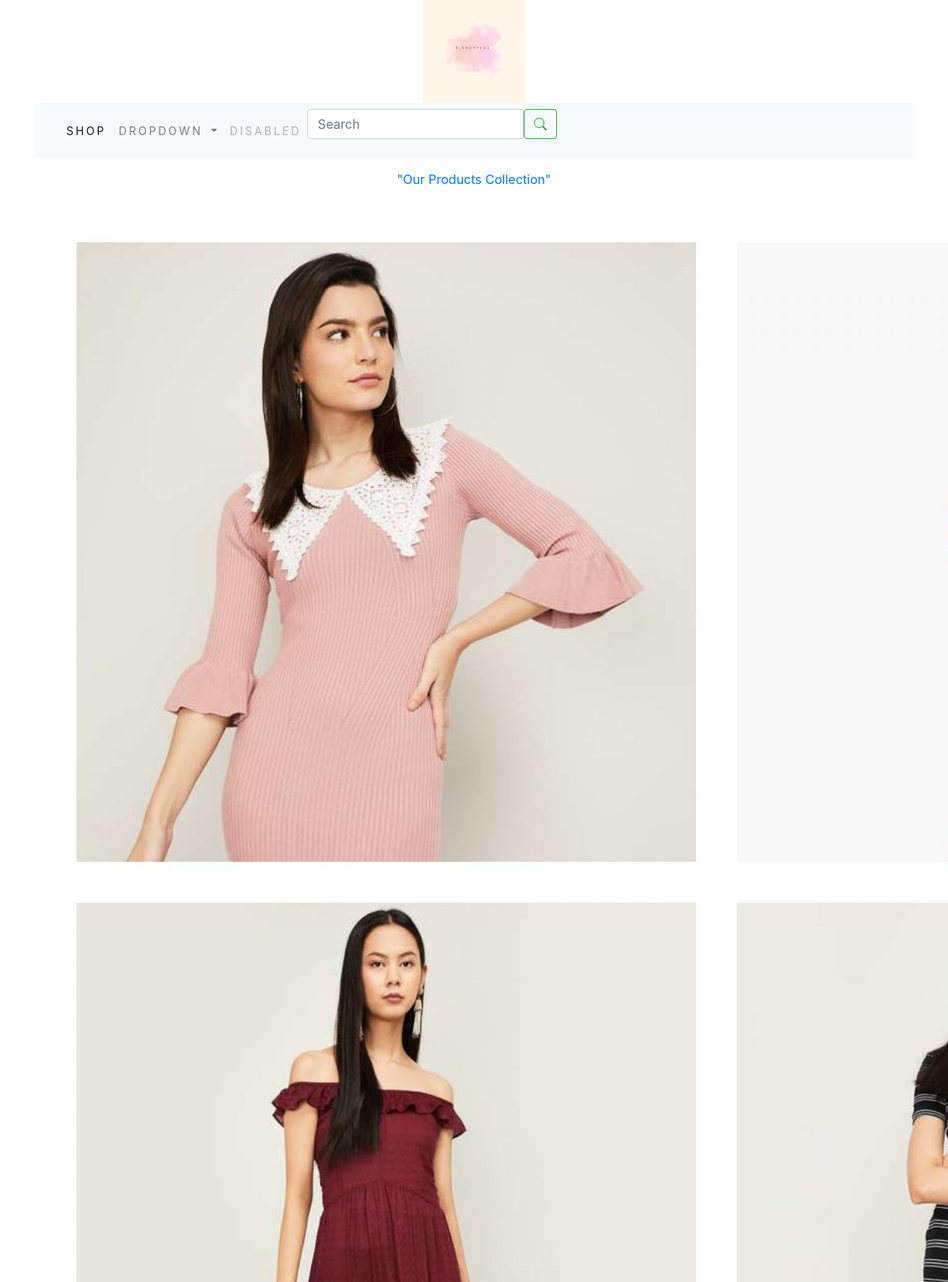
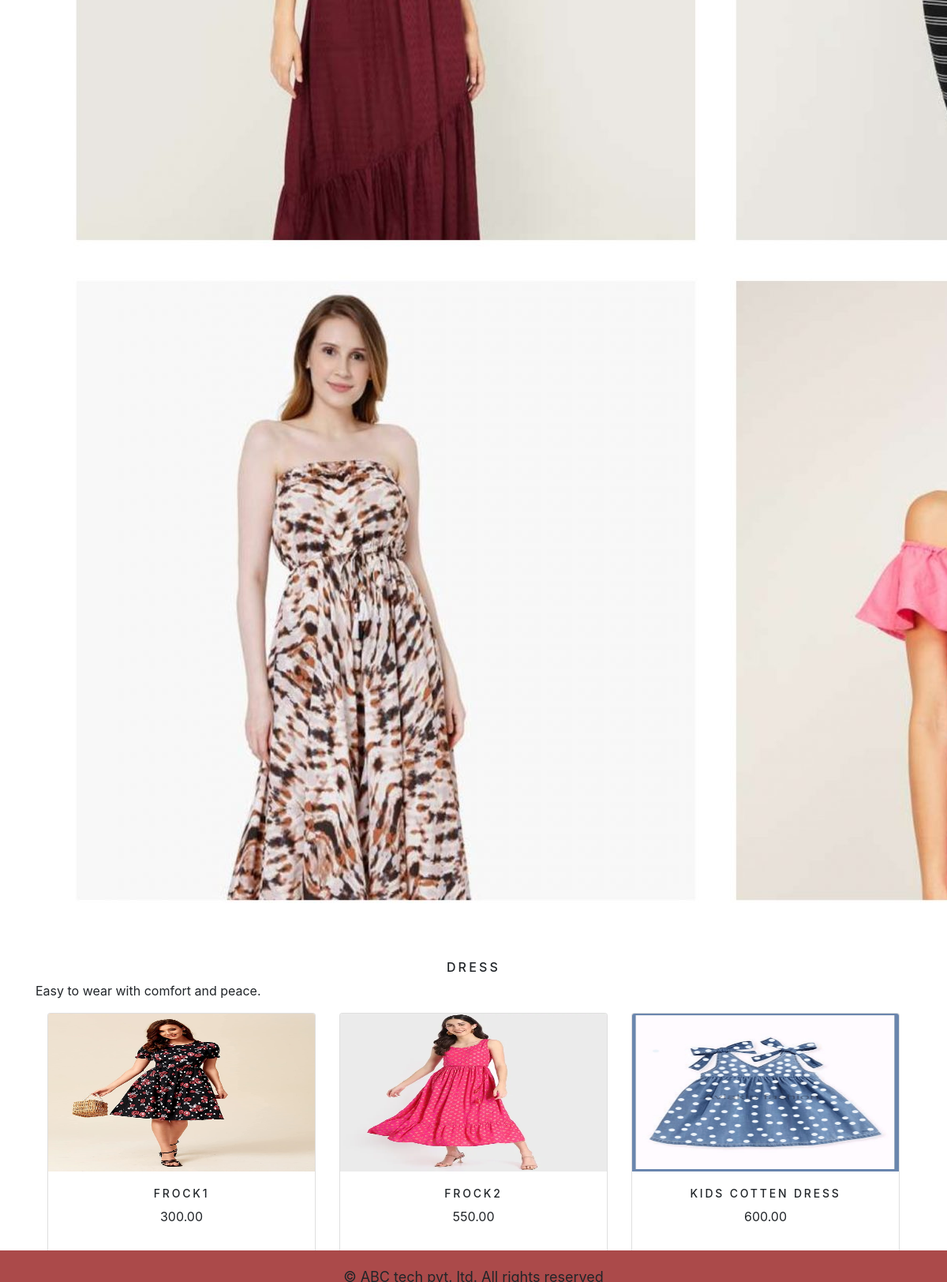
The app's page /shopapp/dress/, older data (2 pictures, top to bottom).
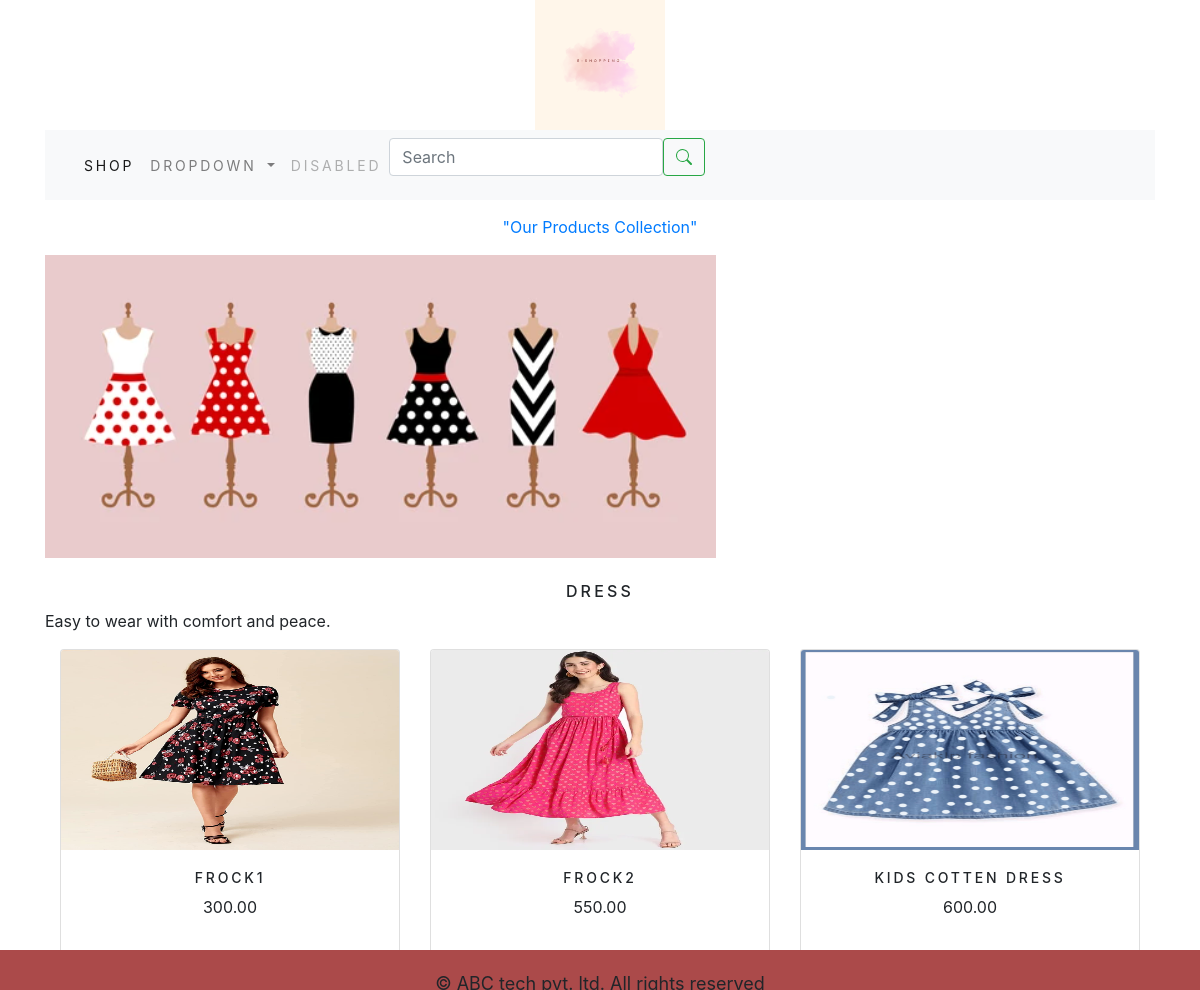
The same page, newer data.
### shopapp/models.py (models this page shows, shortened)
class Category(models.Model):
    name=models.CharField(max_length=250,unique=True)
    slug=models.SlugField(max_length=250,unique=True)
    description=models.TextField(blank=True)
    image=models.ImageField(upload_to='category',blank=True)
    class Meta:
        ordering=('name',)
        verbose_name='category'
        verbose_name_plural='categories'
    def get_url(self):
        return reverse('shopapp:products_by_category',args=[self.slug])

class Product(models.Model):
    name=models.CharField(max_length=250,unique=True)
    slug=models.SlugField(max_length=250,unique=True)
    description=models.TextField(blank=True)
    price=models.DecimalField(max_digits=10,decimal_places=2)
    category=models.ForeignKey(Category,on_delete=models.CASCADE)
    image=models.ImageField(upload_to='product',blank=True)
    stock=models.IntegerField()
    available=models.BooleanField(default=True)
    created=models.DateTimeField(auto_now_add=True)
    updated=models.DateTimeField(auto_now=True)
    def get_url(self):
        return reverse('shopapp:prodCatdetail',args=[self.category.slug,self.slug])
    class Meta:
        ordering=('name',)
        verbose_name='product'
        verbose_name_plural='products'
    def __str__(self):
        return '{}' .format(self.name)

### shopapp/views.py (the view)
# urls.py: path('',views.allProdCat,name='allProdCat'),
def allProdCat(request,c_slug=None):
    c_page=None
    products_list=None
    if c_slug!=None:
        c_page=get_object_or_404(Category,slug=c_slug)
        products_list=Product.objects.all().filter(category=c_page,available=True)
    else:
        products_list=Product.objects.all().filter(available=True)
    paginator=Paginator(products_list,6)
    try:
        page=int(request.GET.get('page','1'))
    except:
        page=1
    try:
        products=paginator.page(page)
    except (EmptyPage,InvalidPage) :
        products=paginator.page(paginator.num_pages)
    print("pr",products_list)
    return render(request,"category.html",{'category':c_page,'products':products})

### cart/context_processors.py (called while the page is built)
def counter(request):
    item_count=0
    if 'admin' in request.path:
        return {}
    else:
        try:
            cart=Cart.objects.filter(cart_id=_cart_id(request))
            cart_items=CartItem.objects.all().filter(cart=cart[:1])
            for cart_item in cart_items:
                item_count += cart_item.quantity
        except Cart.DoesNotExist:
            item_count =0
    return dict(item_count=item_count)

### cart/views.py (called while the page is built)
def _cart_id(request):
    Cart=request.session.session_key
    if not Cart:
        Cart=request.session.create()
    return Cart

### shopapp/context_processors.py (called while the page is built)
def menu_links(request):
    links=Category.objects.all()
    return dict(links=links)

### templates/category.html (shortened to what this page needs)
{% extends 'base.html' %}
{% load static %}
{% block content %}
{% if category %}
    <div>
        <div class="row my_row_class">
            <div class="mx-auto">
            <p><a href="{% url 'shopapp:allProdCat' %}">"Our Products Collection"</a></p>
        </div>
    </div>
    </div>
    {% endif %}
    <div class="mx-auto">
        {% if category %}
        <img  src="{{category.image.url}}" alt="{{category.name}}">
    </div>
        <br>
        <div>
            <h2 class="text-center my_title">{{category.name}}</h2>
            <p class="text-justify">{{category.description}}</p>
        </div>
                     {% endif %}
                            <div class="container">
                                <div class="row mx_auto">
                                    {% for product in products.object_list %}
                                    <div class="my_bottom_margin col-9 col-sm-10 col-md-4 col-md-8 col-lg-4 ">
                                        <div class="card text-center" style="min-width:18rem;">
                                            <a href="{{product.get_url}}"><img class="card-img-top my_image" src="{{product.image.url}}" alt="{{product.name}}"></a>
                                            <div class="card-body">
                                                <h4>{{product.name}}</h4>
                                                <p>{{product.price}}</p>
                                            </div>
                                        </div>
                                    </div>
                                    {% endfor %}
                                </div>
                            </div>
                                <br>
                            </div>
                                {% endblock %}

### templates/base.html (shortened to what this page needs)
{% load static %}
<html>
    <head>
        <link rel="stylesheet" href="{% static 'css/custom.css' %}">
         <link href="{% static 'css/bootstrap.min.css' %}" rel="stylesheet" >
    </head>
    <body>
        <div class="container">
        {% include 'header.html' %}
        {% include 'navbar.html' %}
        {% block content %}
        {% endblock %}
        {% include 'footer.html' %}
    </body>
</html>

### templates/header.html
{% load static %}
<header>
    <div style="text-align:center;">
       <a href="{% url 'shopapp:allProdCat' %}"></a> <img src="{% static 'images/logo.png' %}" alt="logimage" width="130px" height="130px">
    </div>
</header>

### templates/navbar.html (shortened to what this page needs)
<nav class="navbar navbar-expand-lg navbar-light bg-light">
  <div class="container-fluid">
    <div class="collapse navbar-collapse" id="navbarSupportedContent">
      <ul class="navbar-nav me-auto mb-2 mb-lg-0">
        <li class="nav-item">
          <a class="nav-link active" aria-current="page" href="#">Shop</a>
        </li>
        <li class="nav-item dropdown">
          <a class="nav-link dropdown-toggle" href="#" id="navbarDropdown" role="button" data-bs-toggle="dropdown" aria-expanded="false">
            Dropdown
          </a>
        </li>
        <li class="nav-item">
          <a class="nav-link disabled" href="#" tabindex="-1" aria-disabled="true">Disabled</a>
        </li>
      </ul>
      <form class="d-flex" action="{% url 'search_app:Searchresult' %}" method="get">
        <input class="form-control me-2" type="search" placeholder="Search" name="q" aria-label="Search">
        <button class="btn btn-outline-success" type="submit"></button>
      </form>
    </div>
  </div>
</nav>

### templates/footer.html (shortened to what this page needs)
<div class="footer navbar-fixed-bottom my_footer">
    <div class="my_footer">
        <p class="text-center">
        </p>
    </div>
</div>

### static/css/custom.css (style rules this page uses)
body { font-family: 'Playfair Display', serif; }
.nav-item { letter-spacing: .2em; font-size: 14px; text-transform: uppercase; }
.my_footer { background-color: hwb(0 29% 33%); height: 40px; position:fixed; bottom: 0; left: 0; right: 0; z-index: 9999; }
.my_footer p { padding-top: 20px; font-size: 18px; }
.my_row_class { padding-top: 15px; }
.my_image { width: 100px; height: 200px; }
.my_title { font-size: 16px; text-transform: uppercase; letter-spacing: .2em; }
.my_bottom_margin { margin-bottom: 10px; }
.card-body h4 { font-size: 14px; text-transform: uppercase; letter-spacing: .2em; }

Row changes from the older to the newer data that the page shows:
changed Category "DRESS": image: a different picture
